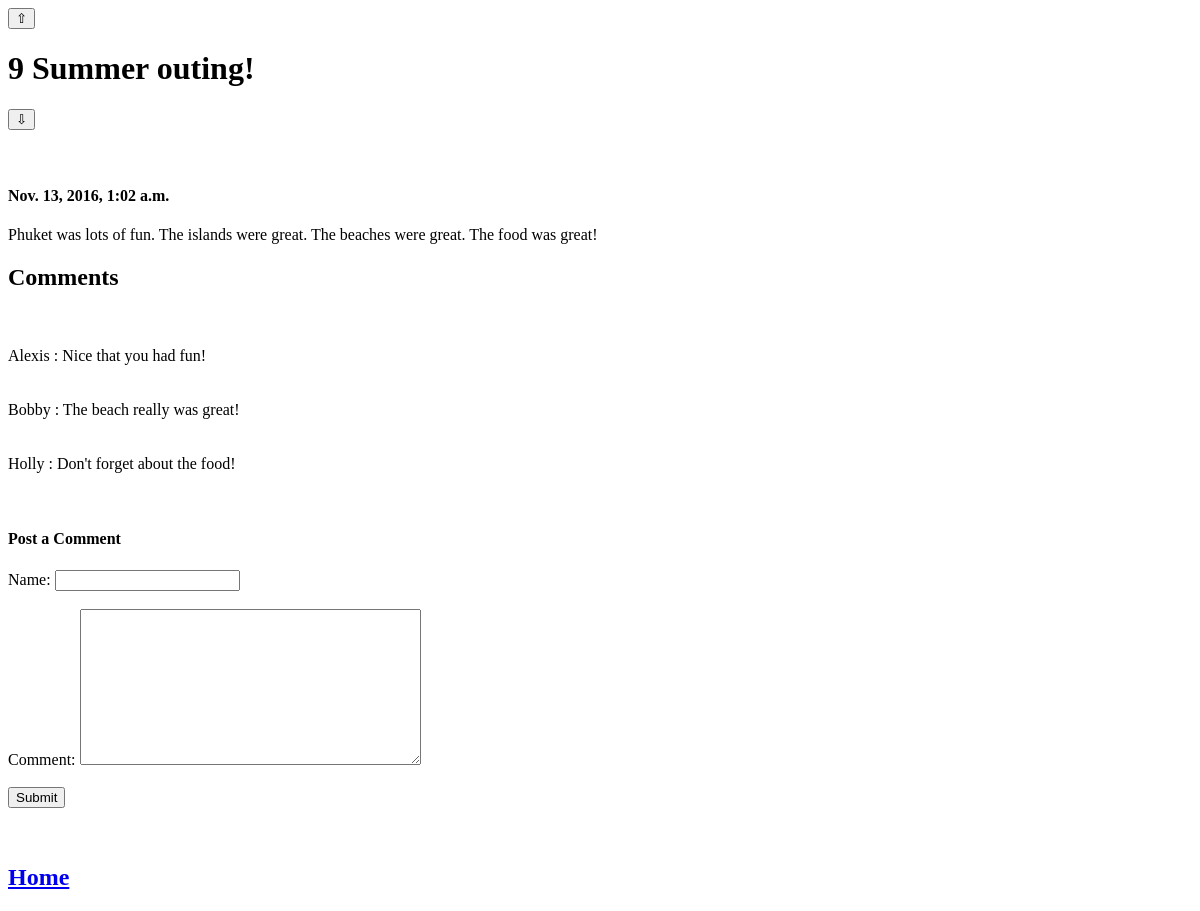
/blog/4/, run on an earlier commit of the app's database.
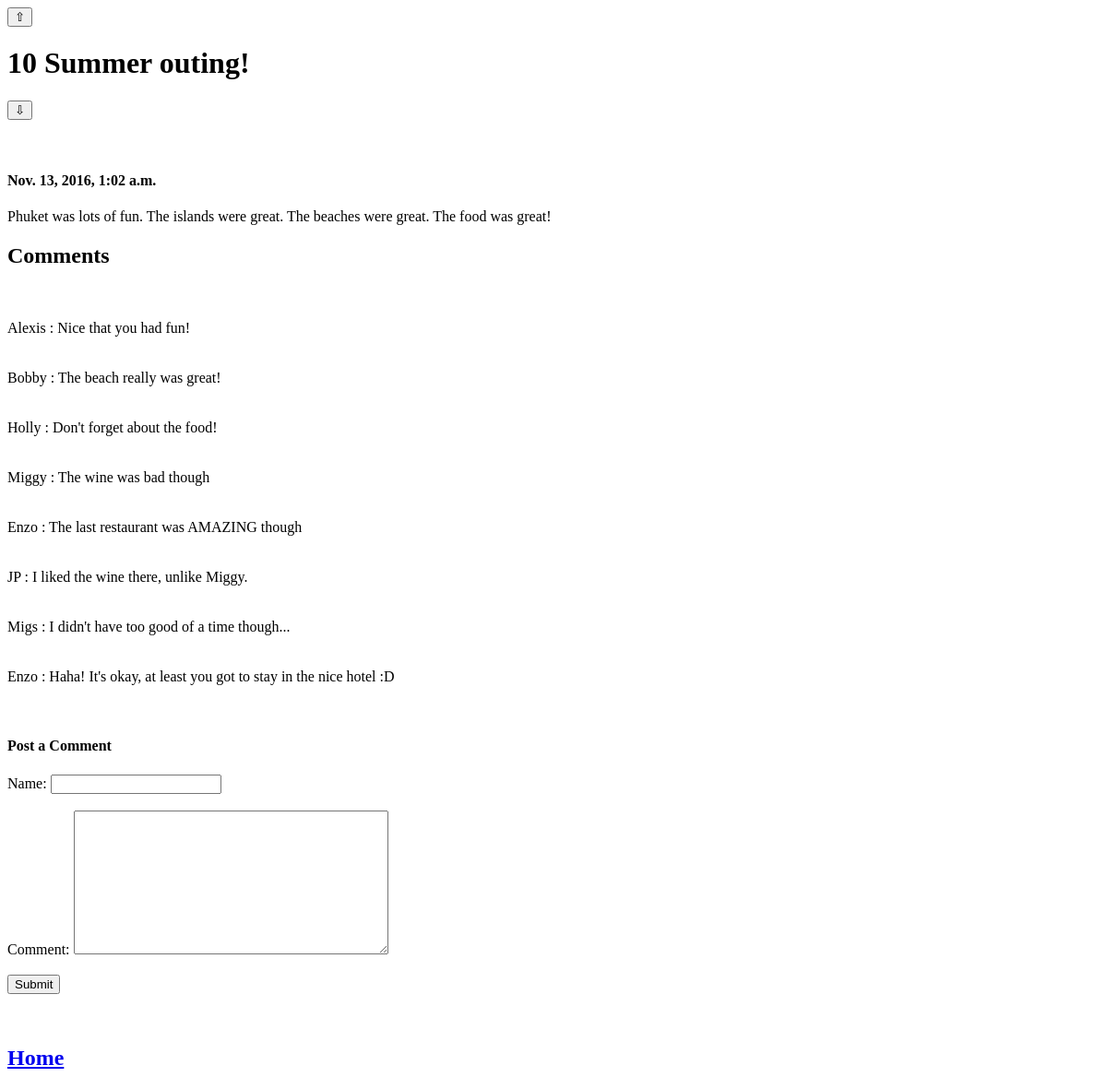
And on a later commit of the database.
### blog/models.py (models this page shows, shortened)
class Entry(models.Model):
    pub_date = models.DateTimeField('Date of Publication')
    title = models.CharField('Title',max_length=100)
    entry_text = models.TextField('Entry Text')
    score = models.IntegerField(default=0)

class Comment(models.Model):
    entry = models.ForeignKey(Entry, on_delete=models.CASCADE)
    pub_date = models.DateTimeField('Time of Publication')
    commenter = models.CharField('Commenter',max_length=100)
    comment_text = models.TextField('Comment')
    score = models.IntegerField(default=0)

### blog/views.py (the view, shortened to what this page needs)
# urls.py: url(r'^(?P<entry_id>[0-9]+)/$', views.entry, name='entry'),
def entry(request, entry_id):
    entry = get_object_or_404(Entry, pk=entry_id)
    form = EntryForm()
    return render(request, 'blog/entry.html', {'entry' : entry, 'form' : form})

### blog/forms.py
class EntryForm(forms.Form):
    commenter = forms.CharField(label='Name', max_length=100, required=False)
    comment = forms.CharField(label='Comment', widget=forms.Textarea, required=False)

### blog/templates/blog/entry.html (shortened to what this page needs)
<!DOCTYPE html>
<html lang="en">
    <header>
        <form action="{% url 'blog:entry' entry.id %}" method="post">
            <button type="submit" name="action" value="upvote">&#8679;</button>
            <h1>{{ entry.score }} {{ entry.title }}</h1>
            <button type="submit" name="action" value="downvote">&#8681;</button>
        </form>
        <br>
        <br>
        <p>
            <h4>{{ entry.pub_date }}</h4>
            {{ entry.entry_text }}
        </p>
    </header>
    <body>
        <h2>Comments</h2>
        {% for comment in entry.comment_set.all %}
            <name="comment" id="comment{{ forloop.counter }}" value=" {{ comment.id }}" />
            <label for="comment{{ forloop.counter }}"><br>{{ comment.pub_time }}<br>{{comment.commenter }} : {{ comment.comment_text }}</label><br>
        {% endfor %}
        <br>
        <br>
        <h4>Post a Comment</h4>
        <form action="{% url 'blog:entry' entry.id %}" method="post">
            {{ form.commenter.label }}:
            {{ form.commenter }}
            <br>
            <br>
            {{ form.comment.label }}:
            {{ form.comment }}
            <br>
            <br>
            <input type="submit" name="action" value="Submit" />
        </form>
        <br>
        <br>
        <h2><a href="{% url 'blog:index' %}">Home</a></h2>
    </body>
</html>

What changed in the data, as far as the page shows it:
changed Entry "Summer outing!": score "9" → "10"
added Comment: {{ comment.id }} 17 (drawn), commenter "Miggy", comment_text "The wine was bad though"
added Comment: {{ comment.id }} 24 (drawn), commenter "Enzo", comment_text "The last restaurant was AMAZING though"
added Comment: {{ comment.id }} 25 (drawn), commenter "JP", comment_text "I liked the wine there, unlike Miggy."
added Comment: {{ comment.id }} 26 (drawn), commenter "Migs", comment_text "I didn't have too good of a time though..."
added Comment: {{ comment.id }} 27 (drawn), commenter "Enzo", comment_text "Haha! It's okay, at least you got to stay in the nice hotel :D"
